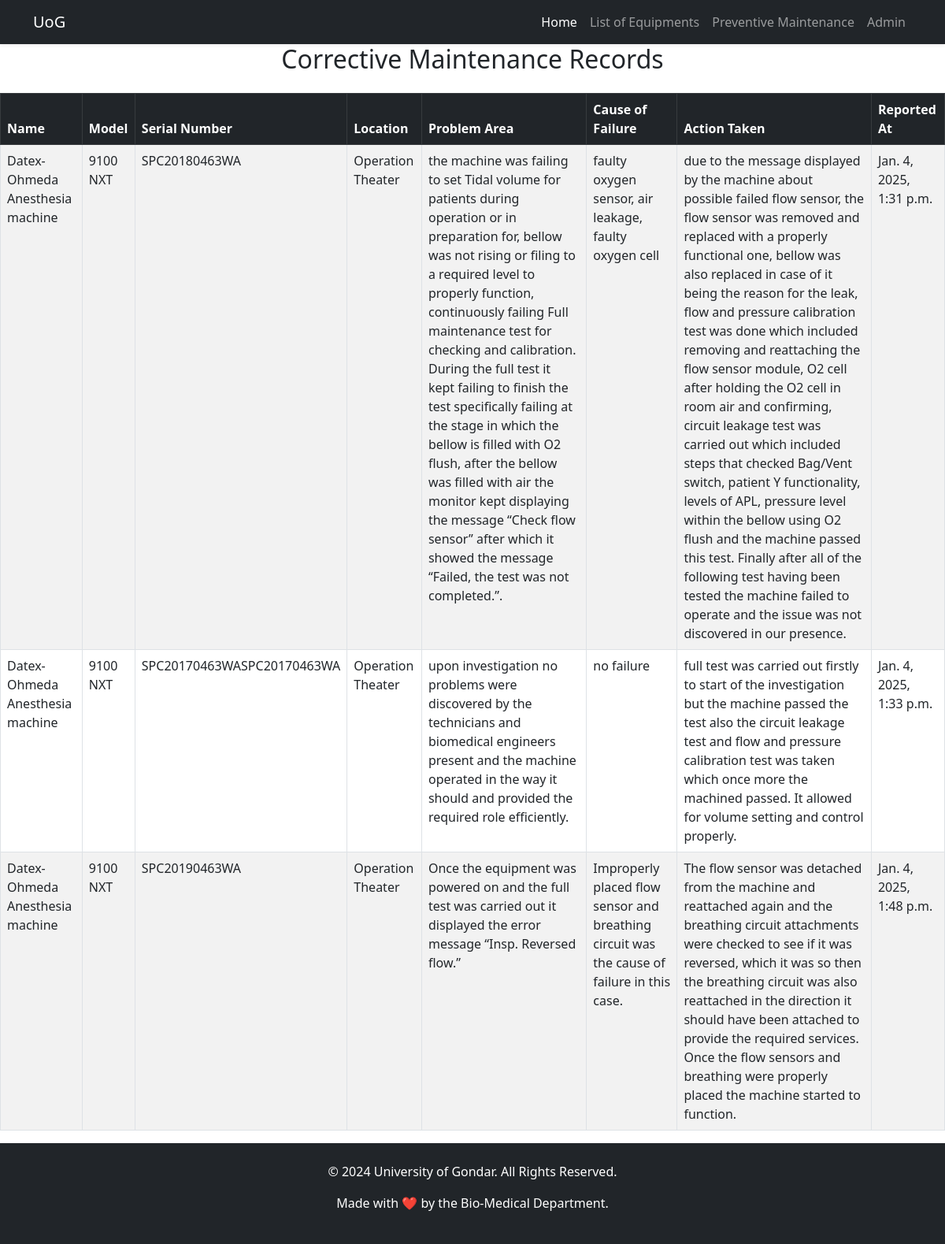
Screenshot of /maintenance/ with the database file from the repository.
### item/models.py (models this page shows, shortened)
class Corrective_maintenance(models.Model):
    name = models.CharField(max_length=100, verbose_name="Equipment Name")
    model = models.CharField(max_length=100, verbose_name="Model")
    serial_number = models.CharField(max_length=100, unique=True, verbose_name="Serial Number")
    location = models.CharField(max_length=100, verbose_name="Location")
    problem_area = models.TextField(max_length=1000, verbose_name="Problem Area")
    cause_of_failure = models.TextField(max_length=1000, verbose_name="Cause of Failure")
    action_taken = models.TextField(max_length=1000, verbose_name="Action Taken")
    created_at = models.DateTimeField(auto_now_add=True, verbose_name="Reported At")
    updated_at = models.DateTimeField(auto_now=True, verbose_name="Last Updated")

### item/views.py (the view)
# urls.py: path('maintenance/', views.maintenance_list, name='maintenance_list'),
def maintenance_list(request):
    records = Corrective_maintenance.objects.all()
    return render(request, 'maintenance_list.html', {'records': records})

### item/templates/maintenance_list.html (shortened to what this page needs)
{% extends 'base.html' %}
{% block content %}
<nav class="navbar navbar-expand-lg navbar-dark bg-dark shadow-sm">
    <div class="container">
        <a class="navbar-brand" href="#">UoG</a>
        <div class="collapse navbar-collapse" id="navbarNav">
            <ul class="navbar-nav ms-auto">
                <li class="nav-item">
                    <a class="nav-link active" href="../">Home</a>
                </li>
                <li class="nav-item">
                    <a class="nav-link" href="/items/">List of Equipments</a>
                </li>
                <li class="nav-item">
                    <a class="nav-link" href="/preventive/">Preventive Maintenance</a>
                </li>
                <li class="nav-item">
                    <a class="nav-link" href="/admin/">Admin</a>
                </li>
            </ul>
        </div>
    </div>
</nav>
<h2 class="mb-4 text-center">Corrective Maintenance Records</h2>
<div class="table-responsive">
    <table class="table table-bordered table-striped">
        <thead class="table-dark">
            <tr>
                <th>Name</th>
                <th>Model</th>
                <th>Serial Number</th>
                <th>Location</th>
                <th>Problem Area</th>
                <th>Cause of Failure</th>
                <th>Action Taken</th>
                <th>Reported At</th>
            </tr>
        </thead>
        <tbody>
            {% for record in records %}
            <tr>
                <td>{{ record.name }}</td>
                <td>{{ record.model }}</td>
                <td>{{ record.serial_number }}</td>
                <td>{{ record.location }}</td>
                <td>{{ record.problem_area }}</td>
                <td>{{ record.cause_of_failure }}</td>
                <td>{{ record.action_taken }}</td>
                <td>{{ record.created_at }}</td>
            </tr>
            {% empty %}
            <tr>
                <td colspan="8" class="text-center">No maintenance records available.</td>
            </tr>
            {% endfor %}
        </tbody>
    </table>
</div>
<footer class="bg-dark text-white py-4">
    <div class="container text-center">
        <p>&copy; 2024 University of Gondar. All Rights Reserved.</p>
        <p>Made with ❤️ by the Bio-Medical Department.</p>
    </div>
</footer>
{% endblock %}

### rows the page displays
Corrective_maintenance: name "Datex-Ohmeda Anesthesia machine", model "9100 NXT", serial_number "SPC20180463WA", location "Operation Theater", problem_area "the machine was failing to set Tidal volume for patients during operation or in preparation for, bellow was not rising or filing to a required level to properly function, continuously failing Full maintenance test for checking and calibration. During the full test it kept failing to finish the test specifically failing at the stage in which the bellow is filled with O2 flush, after the bellow was filled with air the monitor kept displaying the message “Check flow sensor” after which it showed the message “Failed, the test was not completed.”.", cause_of_failure "faulty oxygen sensor, air leakage, faulty oxygen cell", action_taken "due to the message displayed by the machine about possible failed flow sensor, the flow sensor was removed and replaced with a properly functional one, bellow was also replaced in case of it being the reason for the leak, flow and pressure calibration test was done which included removing and reattaching the flow sensor module, O2 cell after holding the O2 cell in room air and confirming, circuit leakage test was carried out which included steps that checked Bag/Vent switch, patient Y functionality, levels of APL, pressure level within the bellow using O2 flush and the machine passed this test. Finally after all of the following test having been tested the machine failed to operate and the…", created_at "Jan. 4, 2025, 1:31 p.m."
Corrective_maintenance: name "Datex-Ohmeda Anesthesia machine", model "9100 NXT", serial_number "SPC20170463WASPC20170463WA", location "Operation Theater", problem_area "upon investigation no problems were discovered by the technicians and biomedical engineers present and the machine operated in the way it should and provided the required role efficiently.", cause_of_failure "no failure", action_taken "full test was carried out firstly to start of the investigation but the machine passed the test also the circuit leakage test and flow and pressure calibration test was taken which once more the machined passed. It allowed for volume setting and control properly.", created_at "Jan. 4, 2025, 1:33 p.m."
Corrective_maintenance: name "Datex-Ohmeda Anesthesia machine", model "9100 NXT", serial_number "SPC20190463WA", location "Operation Theater", problem_area "Once the equipment was powered on and the full test was carried out it displayed the error message “Insp. Reversed flow.”", cause_of_failure "Improperly placed flow sensor and breathing circuit was the cause of failure in this case.", action_taken "The flow sensor was detached from the machine and reattached again and the breathing circuit attachments were checked to see if it was reversed, which it was so then the breathing circuit was also reattached in the direction it should have been attached to provide the required services. Once the flow sensors and breathing were properly placed the machine started to function.", created_at "Jan. 4, 2025, 1:48 p.m."
